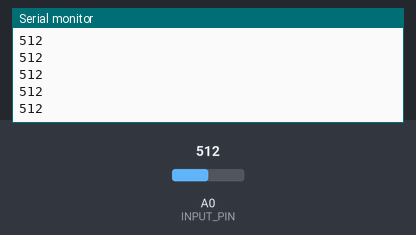
Bench run of a sketch on a simulated Arduino Uno, built with avr-gcc and run on an emulated ATmega328P. Shown: the last lines printed to the serial monitor. The inputs (shaded band) are chosen by the test bench; at power-on: A0 (INPUT_PIN) = 512.

Above: at 1.2 s.
1.3 s: A0 (INPUT_PIN) set to 716
At 2.4 s:
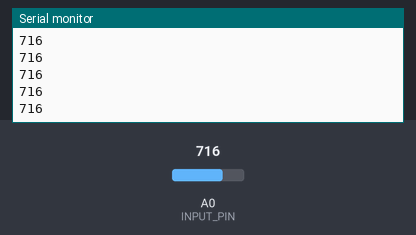
2.8 s: A0 (INPUT_PIN) set to 900
At 3.7 s:
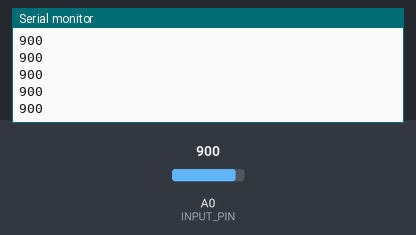
Timing chart, 0 to 5.0 s (numbered marks = the images above; inputs shaded):
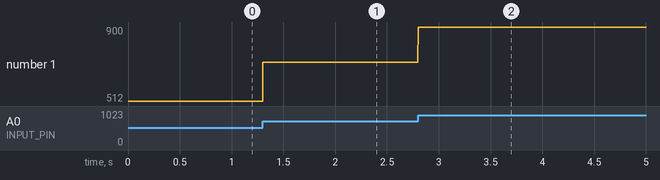

Measured:
- after the input at 1.3 s, the serial monitor: prints a new line at once (image 1)
- after the input at 2.8 s, the serial monitor: prints a new line at once (image 2)
- plotted number 1: 512 → 716 after the input at 1.3 s, 716 → 900 after the input at 2.8 s

The sketch:

cheezEMG.ino
```cpp
/*
  cheezEMG firmware  —  raw acquisition only
  ------------------------------------------
  Serial:  115200 baud, 500 Hz sample rate.
  Output:  one integer per line — the raw 10-bit analogRead (0..1023) of A0.

  This sketch does NO signal processing on purpose. The board uses dry
  conductive PCB pads (noisy: mains hum + drift), and ALL filtering — high-pass,
  mains notch (50 Hz eastern Japan / 60 Hz western Japan), low-pass, envelope —
  is done on the host in Python (emg/streaming.py). Keeping the firmware to a
  bare analogRead makes the whole signal path visible and tunable in one place
  instead of hidden inside a library. No external library is required.
*/
#define SAMPLE_RATE 500        // Hz
#define BAUD_RATE   115200     // Serial baud rate
#define INPUT_PIN   A0         // Signal input (white wire)

const unsigned long SAMPLE_INTERVAL_US = 1000000UL / SAMPLE_RATE;  // 2000 us

unsigned long lastSampleMicros = 0;

void setup()
{
  Serial.begin(BAUD_RATE);
  lastSampleMicros = micros();   // seed so the first sample is one full interval out
}

void loop()
{
  // Fixed-rate sampling via a micros() accumulator. Unsigned subtraction is
  // overflow-safe, and advancing by the interval (rather than snapping to now)
  // keeps the long-term rate drift-free at exactly SAMPLE_RATE.
  unsigned long now = micros();
  if (now - lastSampleMicros >= SAMPLE_INTERVAL_US)
  {
    lastSampleMicros += SAMPLE_INTERVAL_US;
    Serial.println(analogRead(INPUT_PIN));
  }
}
```
